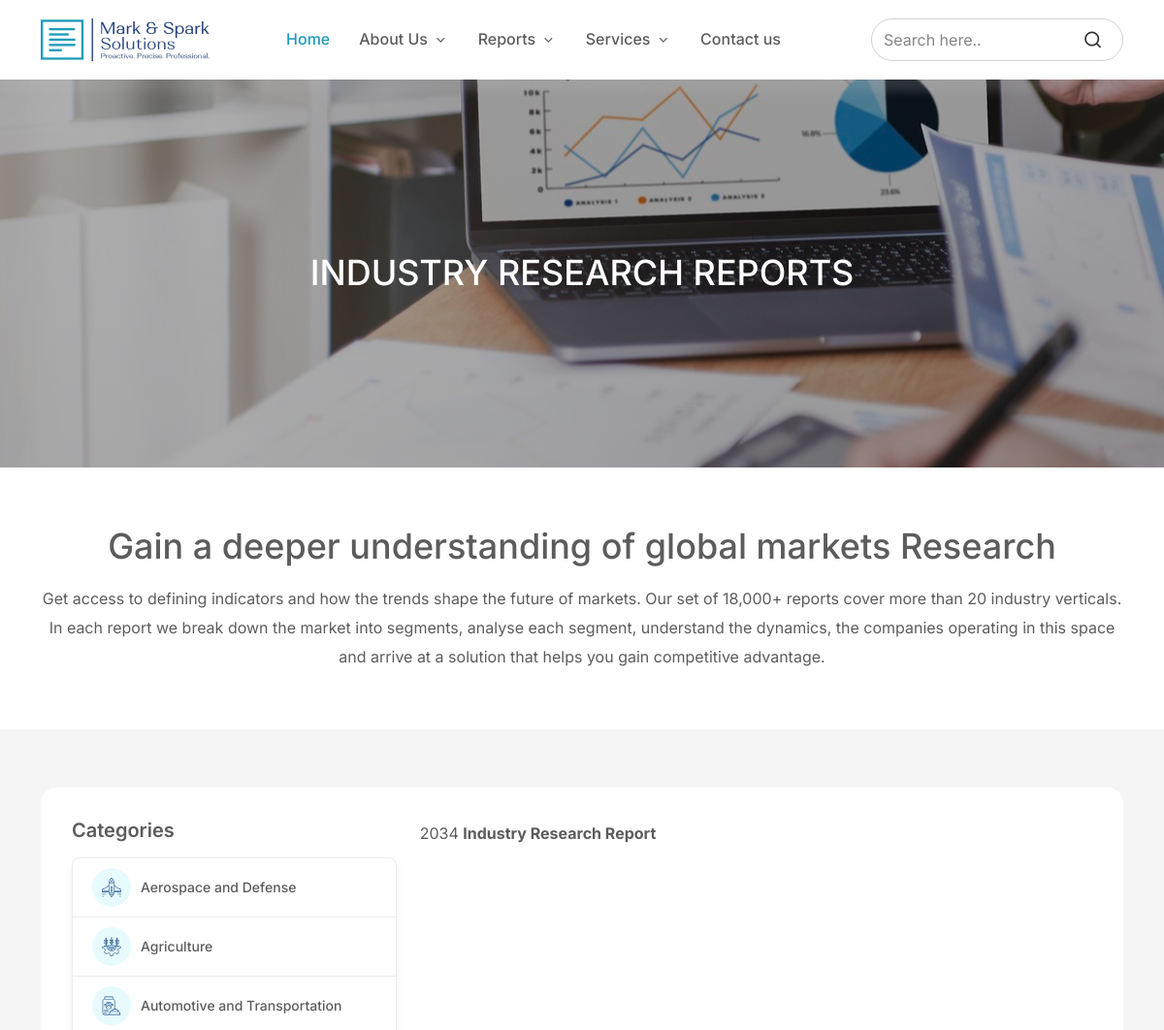
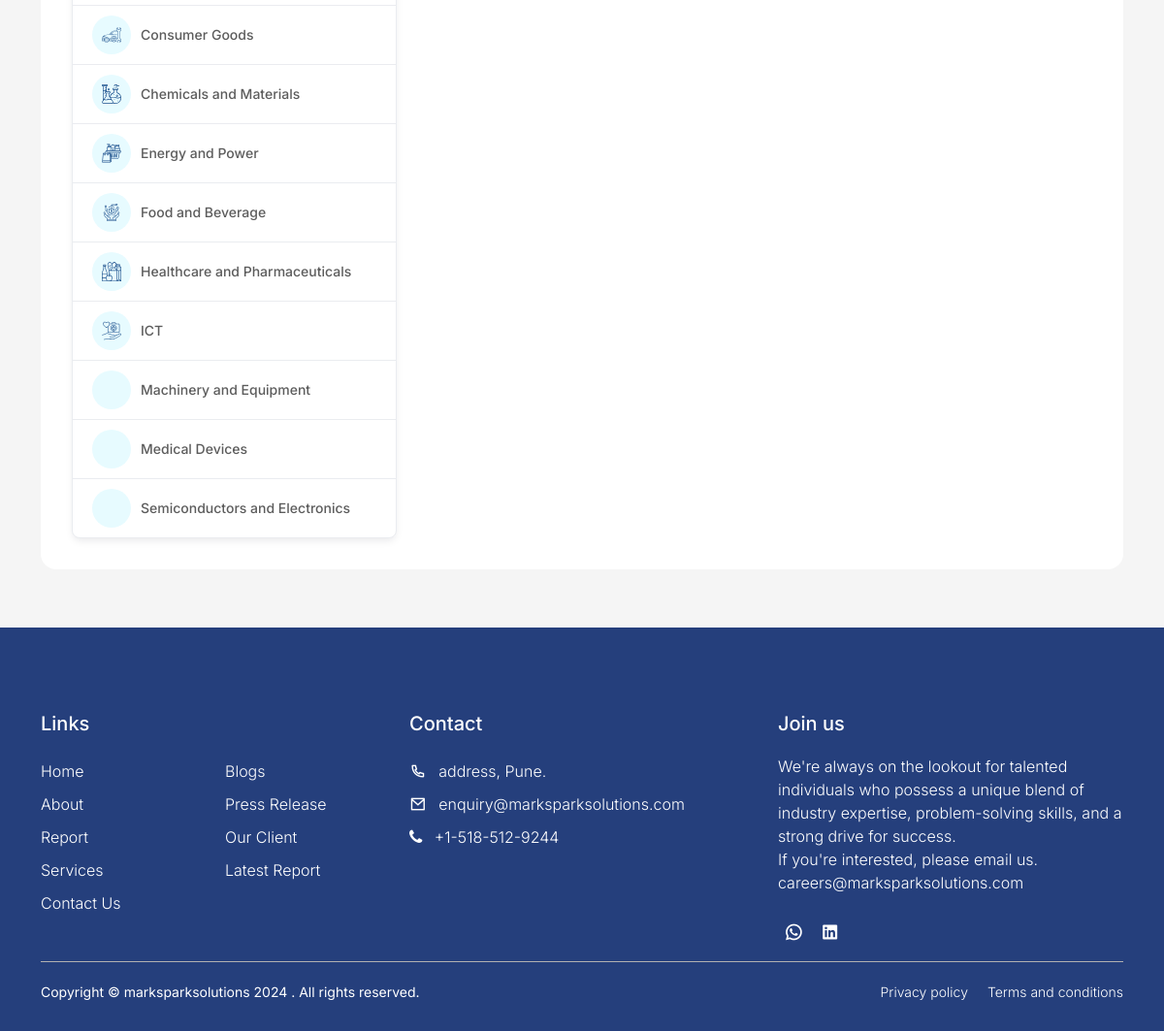
The page /web/reportsCatwise/Consumer-Goods/5 on the database its author committed (2 pictures, top to bottom).
### tables this page shows
CREATE TABLE `tbl_report_categories` (
  `report_category_id` int(11) NOT NULL,
  `report_category_name` varchar(300) NOT NULL,
  `status` enum('Active','Inactive') NOT NULL DEFAULT 'Active',
  `created` datetime NOT NULL DEFAULT current_timestamp(),
  `modified` datetime NOT NULL DEFAULT current_timestamp() ON UPDATE current_timestamp()
);

### application/controllers/Web.php (called while the page is built, shortened)
<?php
class Web extends CI_Controller {
    public function __construct() {
        $this->load->helper('url');
        $this->load->model('frontweb/reportcategoryweb_model');
    }
    public function reportsCatwise($reportcategory_name, $reportcategory_id) {
          $data["reportcategoriesweb"] = $this->reportcategoryweb_model->getReportCategoryWeb();
          $data["reportcategorieslistwebcatwise"] = $this->reportcategoryweb_model->getReportCategoryListWebCatid($reportcategory_id);
          $this->load->view('website_pages/templates/header', $data);
          $this->load->view('website_pages/reports_categorywise', $data);
          $this->load->view('website_pages/templates/footer');
    }
}

### index.php (called while the page is built, shortened)
<?php
require_once BASEPATH.'core/CodeIgniter.php';

### application/models/frontweb/Reportcategoryweb_model.php (called while the page is built, shortened)
<?php
class Reportcategoryweb_model extends CI_model {
    public function getReportCategoryWeb() {
        try {
            $this->db->select('*');
            $this->db->from('tbl_report_categories');
            $selquery = $this->db->get();
            if($this->db->affected_rows() > 0) {
               return $selquery->result_array();
             } else {
               return false;
            }
        } catch (Exception $ex) {
            error_log($ex->getTraceAsString());
            echo $ex->getTraceAsString();
            return false;
        }
    }
     public function getReportCategoryListWebCatid($reportcategory_id) {
        try {
            $this->db->select('*');
            $this->db->from('tbl_report_category_list');
            $this->db->where('report_category_id', $reportcategory_id);
            $selquery = $this->db->get();
            if($this->db->affected_rows() > 0) {
               return $selquery->result_array();
             } else {
               return false;
            }
        } catch (Exception $ex) {
            error_log($ex->getTraceAsString());
            echo $ex->getTraceAsString();
            return false;
        }
    }
}

### application/views/website_pages/reports_categorywise.php (the view, shortened to what this page needs)
<main class="main-section-page report-page">
      <section class="inner_banner">
        <div class="container">
            <div class="row justify-content-center">
                <div class="col-sm-8">
                    <div class="innerbanner_caption text-center">
                        <h1 class="text-white">INDUSTRY RESEARCH REPORTS</h1>
                    </div>
                </div>
            </div>
        </div>
      </section>
      <section>
        <div class="container">
        <div class="main_heading text-center mb-3">
            <h2>Gain a deeper understanding of global markets Research</h2>
        </div>
        <p class="text-center">Get access to defining indicators and how the trends shape the future of markets. Our set of 18,000+ reports cover more than 20 industry verticals.
            In each report we break down the market into segments, analyse each segment, understand the dynamics, the companies operating in this space and arrive at a solution that helps you gain competitive advantage.
        </p>
        </div>
      </section>
      <section class="reports_sec">
        <div class="container">
            <div class="row justify-content-center">
                <div class="col-sm-12">
                    <div class="reports_wraper">
                        <div class="row gy-4">
                            <div class="col-sm-4">
                                <div class="categories">
                                    <h4 class="cat_title">Categories</h4>
                                    <ul class="cat_list">
                                        <?php
                                        $i = 1;
                                            if(!empty($reportcategoriesweb)) {
                                              foreach($reportcategoriesweb as $row) {
                                                $imgsrc = base_url("website-assets/images/icons/cat-icon-".$i.".svg");
                                        ?>
                                        <li>
                                            <a href="<?php echo base_url('web/reportsCatwise/'); ?><?php echo str_replace(" ", "-", $row["report_category_name"]);?>/<?php echo $row["report_category_id"]; ?>" target="_blank">
                                                <div class="cat_icon">
                                                    <img src="<?php echo $imgsrc; ?>" alt="">
                                                </div>
                                                <p><?php echo $row["report_category_name"];?></p>
                                            </a>
                                        </li>
                                        <?php $i++; } } ?>
                                    </ul>
                                </div>
                            </div>
                            <div class="col-sm-8">
                            <p>2034 <b>Industry Research Report</b></p>
                            </div>
                        </div>
                    </div>
                </div>
            </div>
        </div>
      </section>
    </main>

### website-assets/css/style.css (style rules this page uses)
* { padding: 0px; margin: 0px; }
body { font-family: "Inter", sans-serif; }
main { position: relative; margin-top: 80px; }
:root { --theme_blue: #1f9ab9; --theme_dark_blue: #253f7c; --theme_para_color: #333333cc; --bg_light: #f0f9fb; }
a { text-decoration: none; display: inline-block; }
ul { padding: 0px; margin: 0px; }
ul li { list-style: none; line-height: 21px; color: #6e6e6e; }
h1, h2, h3, h4, h5, h6 { margin: 0px; }
h2 { font-size: 32px; font-weight: 700; line-height: 40px; font-family: var(--font_libre); color: var(--heading_color); }
h4 { color: var(--theme_para_color); font-size: 20px; font-weight: 600; }
p { font-size: 16px; font-weight: 400; line-height: 30px; text-align: justify; color: var(--theme_para_color); margin: 0px; }
section { padding: 60px 0px; }
.main_heading { margin-bottom: 40px; }
.main_heading h2 { font-size: 36px; font-weight: 500; line-height: 43.57px; color: var(--theme_para_color); }
.inner_banner { background: linear-gradient(rgb(0 0 0 / 30%), rgb(0 0 0 / 33%)), url(../images/consulting-banner.jpg) no-repeat center; margin-top: 82px; height: 400px; display: flex; align-items: center; position: relative; isolation: isolate; }
.innerbanner_caption h1 { font-size: 36px; font-weight: 500; line-height: 43.57px; }
.reports_sec { background: #f5f5f5; }
.reports_wraper { padding: 32px; background: #fff; border-radius: 16px; }
.cat_list li a { display: flex; padding: 10px 20px; border-bottom: 1px solid #eaecf0; gap: 10px; align-items: center; }
.cat_icon { width: 40px; height: 40px; background: #e7fbff; border-radius: 50%; display: flex; align-items: center; justify-content: center; }
.cat_list li a p { flex: 1; font-size: 14px; font-weight: 500; line-height: 20px; text-align: left; padding: 5px 0px; }
.cat_list { box-shadow: 0px 4px 8px -2px #1018281a; border: 1px solid #eaecf0; border-radius: 8px; overflow: hidden; background: #fff; }
.cat_list li:last-child a { border-bottom: none; }
.cat_title { margin-bottom: 16px; }
.categories { position: sticky; top: 0; }

### rows shown on the page
tbl_report_categories: shows a picture, report_category_name "Aerospace and Defense"
tbl_report_categories: shows a picture, report_category_name "Agriculture"
tbl_report_categories: shows a picture, report_category_name "Automotive and Transportation"
tbl_report_categories: shows a picture, report_category_name "Consumer Goods"
tbl_report_categories: shows a picture, report_category_name "Chemicals and Materials"
tbl_report_categories: shows a picture, report_category_name "Energy and Power"
tbl_report_categories: shows a picture, report_category_name "Food and Beverage"
tbl_report_categories: shows a picture, report_category_name "Healthcare and Pharmaceuticals"
tbl_report_categories: shows a picture, report_category_name "ICT"
tbl_report_categories: report_category_name "Machinery and Equipment"
tbl_report_categories: report_category_name "Medical Devices"
tbl_report_categories: report_category_name "Semiconductors and Electronics"
